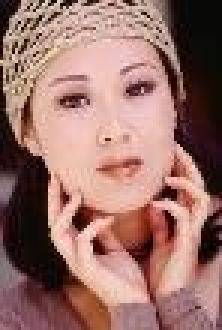
#> input picture OpenCv/img/Low_girl.jpg, 74 x 110 px, given in place of Alloy_noisy.jpg, which was not available (shown 3 times larger)
$ python 24_RandomWalk_Segmentation.py   (older library calls are emulated)
#> lines starting #> are read from the running program, lines starting #| are printed output that depends on the picture; pictures that were not available may be replaced by others from this repository, and a replacement may not be noted
# pip install scikit-image==0.18.3
# https://www.youtube.com/watch?v=6P8YhJa2V6o&list=PLZsOBAyNTZwYx-7GylDo3LSYpSompzsqW&index=9


from skimage import io, img_as_float
import matplotlib.pyplot as plt
import numpy as np
from skimage.restoration import denoise_nl_means, estimate_sigma


import cv2
import numpy as np

img = img_as_float(io.imread("images/Alloy_noisy.jpg"))

# [5 lines of commented-out code are left out]
img        = cv2.imread("images/Alloy_noisy.jpg")
gauss_img  = cv2.medianBlur(img,3)
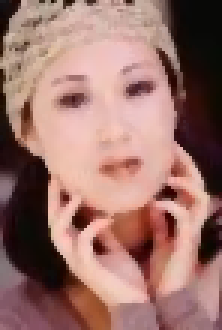
#> gauss_img: shape (110, 74, 3) (shown 3 times larger); mean B, G, R 106.8, 114.6, 155.2
# [23 lines of commented-out code are left out]

import numpy as np
import matplotlib.pyplot as plt
from skimage import io, img_as_float
from skimage import exposure
from skimage.segmentation import random_walker

# Load and preprocess the image
img = img_as_float(io.imread("images/night_noisy.jpg"))
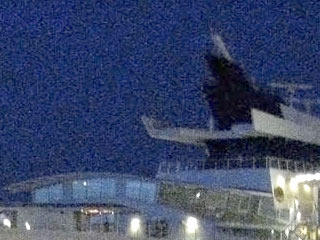
#> input picture OpenCv/img/night_noisy.jpg, 320 x 240 px, found by its file name
#> img: shape (240, 320, 3) float64
eq_gauss_img = exposure.equalize_adapthist(img, clip_limit=0.03)
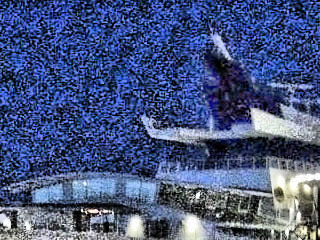
#> eq_gauss_img: shape (240, 320, 3) float64; mean R, G, B 0.273, 0.334, 0.503
# Display the histogram
plt.hist(eq_gauss_img.flat, bins=100, range=(0, 1))
plt.show()
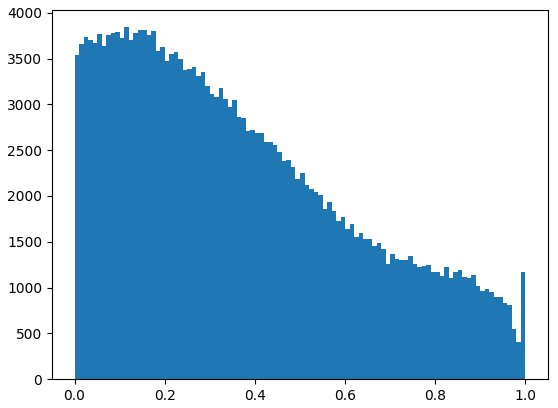
#> figure drawn by matplotlib, 1 panel; tallest bar 3842 high, from x = 0.11 to 0.12
# Create markers for random walker
markers = np.zeros(img.shape, dtype=np.uint)
markers[(eq_gauss_img < 0.6)  & (eq_gauss_img > 0.3)] = 1
markers[(eq_gauss_img < 0.99) & (eq_gauss_img > 0.8)] = 2
# Apply random walker segmentation
labels = random_walker(eq_gauss_img, markers, beta=10, mode='bf')
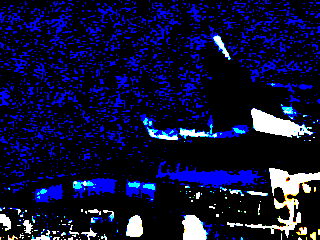
#> labels: shape (240, 320, 3) uint64; mean R, G, B 1.06, 1.07, 1.22; drawn with min black and max white
# Create segments based on labels
segm1 = (labels == 1)
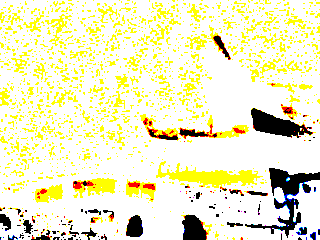
#> segm1: shape (240, 320, 3) bool; mean R, G, B 0.942, 0.933, 0.78
segm2 = (labels == 2)
# Create an RGB array for visualization
all_segments = np.zeros_like(img)
# Assign colors using boolean indexing for each channel
#> (the run stopped early here; a loop or call above may not have finished)
